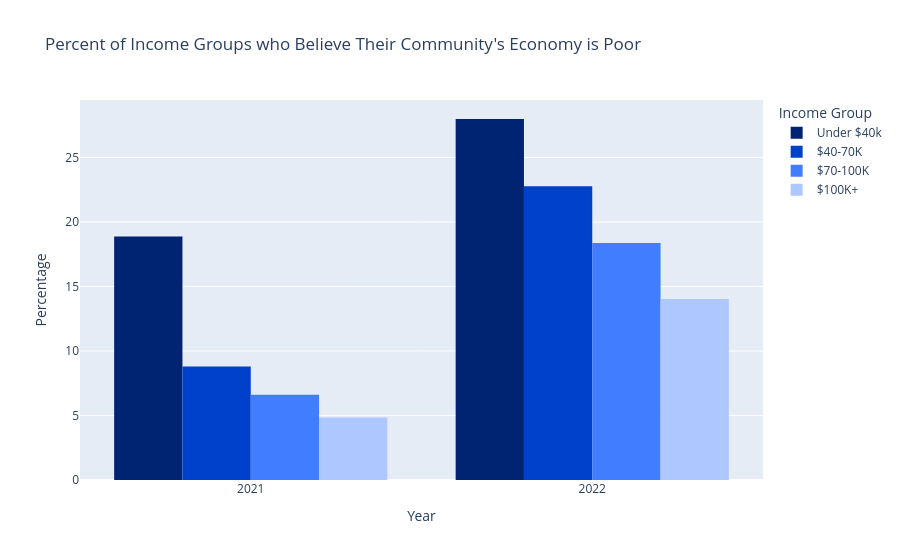

Notebook code cell kept with this figure:
### Markdown cell above
From this graph, we can see that the percent contribution of each income group to the total number of participants who thought their community's economy is poor is more balenced across the the income groups in 2022 than in 2021. This tells us that high inflation rates (and possibly other factors) affected higher income groups as well as low income groups. 

Interestingly, there are more people who believed their community's economy is poor in the group making more than 100,000 than the \$70-100K group.

### Code cell
df_income_group_count = sqldf(
        """
        SELECT YEAR, INCOME_GROUP, COUNT(*) as Count
        FROM df_combined
        WHERE YEAR IN (2021,2022) AND INCOME_GROUP <> 'Other'
        GROUP BY YEAR, INCOME_GROUP
        """
)

print(df_income_group_count)

examine_changes('df_econ_poor',df_income_group_count,'INCOME_GROUP','Income Group', 
                'Percent of Income Groups who Believe Their Community\'s Economy is Poor', 2,
                ['Under $40k','$40-70K','$70-100K','$100K+'],income_map1)

### Figure 1 — Plotly figure (JSON) as saved in the notebook; plotly's stock layout.template omitted (floating-point values rounded to 4 significant figures)
{"data": [{"alignmentgroup": "True", "bingroup": "x", "histfunc": "sum", "hovertemplate": "Income Group=Under $40k<br>Year=%{x}<br>sum of Percent=%{y}<extra></extra>", "legendgroup": "Under $40k", "marker": {"color": "#002471", "pattern": {"shape": ""}}, "name": "Under $40k", "offsetgroup": "Under $40k", "orientation": "v", "showlegend": true, "type": "histogram", "x": [2021, 2022], "xaxis": "x", "y": [18.87, 27.98], "yaxis": "y"}, {"alignmentgroup": "True", "bingroup": "x", "histfunc": "sum", "hovertemplate": "Income Group=$40-70K<br>Year=%{x}<br>sum of Percent=%{y}<extra></extra>", "legendgroup": "$40-70K", "marker": {"color": "#0041cb", "pattern": {"shape": ""}}, "name": "$40-70K", "offsetgroup": "$40-70K", "orientation": "v", "showlegend": true, "type": "histogram", "x": [2021, 2022], "xaxis": "x", "y": [8.795, 22.77], "yaxis": "y"}, {"alignmentgroup": "True", "bingroup": "x", "histfunc": "sum", "hovertemplate": "Income Group=$70-100K<br>Year=%{x}<br>sum of Percent=%{y}<extra></extra>", "legendgroup": "$70-100K", "marker": {"color": "#407dff", "pattern": {"shape": ""}}, "name": "$70-100K", "offsetgroup": "$70-100K", "orientation": "v", "showlegend": true, "type": "histogram", "x": [2021, 2022], "xaxis": "x", "y": [6.614, 18.38], "yaxis": "y"}, {"alignmentgroup": "True", "bingroup": "x", "histfunc": "sum", "hovertemplate": "Income Group=$100K+<br>Year=%{x}<br>sum of Percent=%{y}<extra></extra>", "legendgroup": "$100K+", "marker": {"color": "#aec8ff", "pattern": {"shape": ""}}, "name": "$100K+", "offsetgroup": "$100K+", "orientation": "v", "showlegend": true, "type": "histogram", "x": [2021, 2022], "xaxis": "x", "y": [4.837, 14.03], "yaxis": "y"}], "layout": {"autosize": true, "barmode": "group", "legend": {"title": {"text": "Income Group"}, "tracegroupgap": 0}, "title": {"text": "Percent of Income Groups who Believe Their Community's Economy is Poor"}, "xaxis": {"anchor": "y", "autorange": true, "domain": [0, 1], "range": [2020.0, 2022.0], "title": {"text": "Year"}, "type": "linear"}, "yaxis": {"anchor": "x", "autorange": true, "domain": [0, 1], "range": [0, 29.45], "title": {"text": "Percentage"}, "type": "linear"}}}
